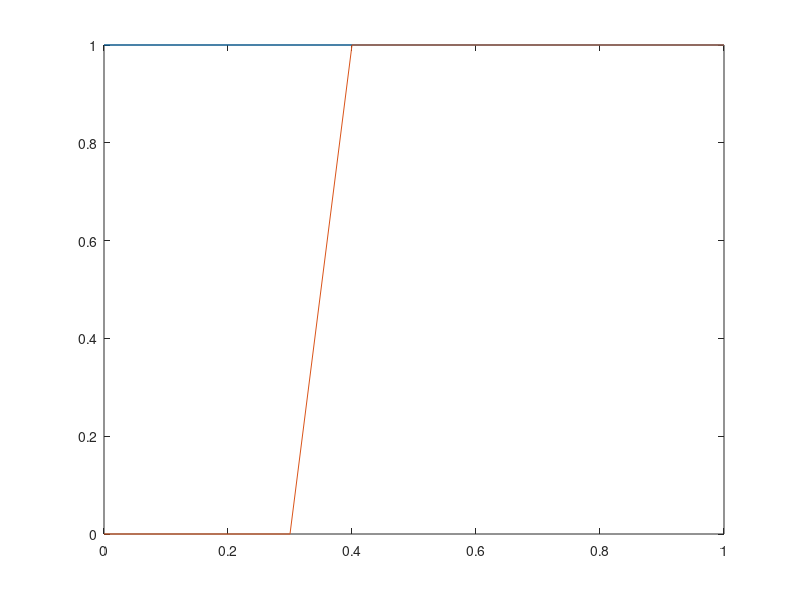

Recreate this plot in MATLAB.
%{
Pedro Henrique Diehl
Controle Preditivo
Controlador Deadbeat
%}
clc, close all, clear all

fs = 10;
Ts = 1 / fs;

simulation_time = 1;
simulation_time_array = 0:Ts:simulation_time;

r = [1 1 1];
e = [0 0 0];
y = [0 0 0];
u = [0 0 0];
t = [0 0 0];

for k = 3:length(simulation_time_array) - 1
    t(k) = k * Ts;
    r(k) = 1;
    u(k) = ((1 + Ts) * e(k - 1) - e(k - 2)) / Ts + u(k - 1);
    y(k) = (y(k - 1) + u(k) * Ts) / (1 + Ts);
    e(k) = r(k) - y(k);
end

plot(t, r)
hold
plot(t, y)
